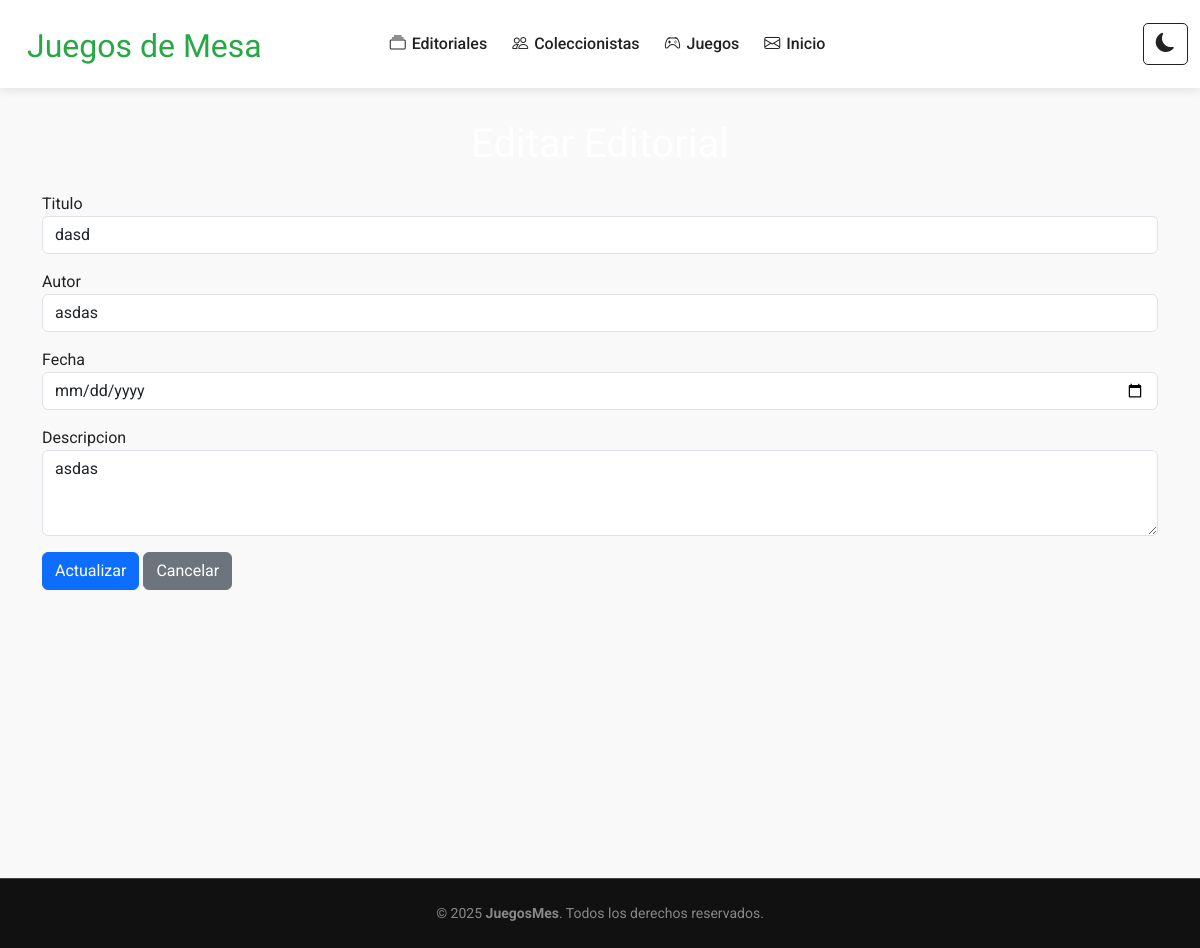
The page /editorial/3/editar/ on the database its author committed.
### Aplicaciones/Editorial/models.py (models this page shows, shortened)
class Editorial(models.Model):
    titulo = models.CharField(max_length=200)
    autor = models.CharField(max_length=100)
    fecha = models.DateField()
    descripcion = models.TextField()

### Aplicaciones/Editorial/views.py (the view)
# urls.py: path('<int:id>/editar/', views.editarEditorial, name='editar_editorial'),
def editarEditorial(request, id):
    editorial = get_object_or_404(Editorial, id=id)
    if request.method == "POST":
        form = EditorialForm(request.POST, instance=editorial)
        if form.is_valid():
            form.save()
            messages.success(request, "Editorial editada correctamente.")
            return redirect('lista_editorial')
        else:
            return render(request, 'editorial/editar.html', {'form': form, 'editorial': editorial})
    else:
        form = EditorialForm(instance=editorial)
        return render(request, 'editorial/editar.html', {'form': form, 'editorial': editorial})

### Aplicaciones/Editorial/forms.py
class EditorialForm(forms.ModelForm):
    class Meta:
        model = Editorial
        fields = ['titulo', 'autor', 'fecha', 'descripcion']
        widgets = {
            'titulo': forms.TextInput(attrs={'class': 'form-control', 'required': True}),
            'autor': forms.TextInput(attrs={'class': 'form-control', 'required': True}),
            'fecha': forms.DateInput(attrs={'class': 'form-control', 'type': 'date', 'required': True}),
            'descripcion': forms.Textarea(attrs={'class': 'form-control', 'rows': 3, 'required': True}),
        }

### Aplicaciones/Editorial/templates/editorial/editar.html (shortened to what this page needs)
{% extends 'plantilla.html' %}
{% block contenido %}
<div class="container mt-4">
    <h1 class="text-center mb-4">Editar Editorial</h1>
    <form action="{% url 'editar_editorial' editorial.id %}" method="post" novalidate>
        {% for field in form %}
            <div class="mb-3">
                <label for="{{ field.id_for_label }}">{{ field.label }}</label>
                {{ field }}
            </div>
        {% endfor %}
        <button type="submit" class="btn btn-primary">Actualizar</button>
        <a href="{% url 'lista_editorial' %}" class="btn btn-secondary">Cancelar</a>
    </form>
</div>
{% endblock %}

### static/photofolio/assets/css/main.css (style rules this page uses)
:root { --default-font: "Roboto", system-ui, -apple-system, "Segoe UI", Roboto, "Helvetica Neue", Arial, "Noto Sans", "Liberation Sans", sans-serif, "Apple Color Emoji", "Segoe UI Emoji", "Segoe UI Symbol", "Noto Color Emoji"; --heading-font: "Cardo", sans-serif; --nav-font: "Inter", sans-serif; }
:root { --background-color: #000000; --default-color: #fafafa; --heading-color: #ffffff; --accent-color: #27a776; --surface-color: #1a1a1a; --contrast-color: #ffffff; }
:root { --nav-color: rgba(255, 255, 255, 0.5); --nav-hover-color: #ffffff; --nav-mobile-background-color: #1a1a1a; --nav-dropdown-background-color: #1a1a1a; --nav-dropdown-color: rgba(255, 255, 255, 0.5); --nav-dropdown-hover-color: #ffffff; }
:root { scroll-behavior: smooth; }
body { color: var(--default-color); background-color: var(--background-color); font-family: var(--default-font); }
a { color: var(--accent-color); text-decoration: none; transition: 0.3s; }
h1, h2, h3, h4, h5, h6 { color: var(--heading-color); font-family: var(--heading-font); }

### templates/plantilla.html (style rules this page uses)
body { background-color: #f9f9f9; color: #222; font-family: 'Roboto', sans-serif; transition: background-color 0.3s, color 0.3s; }

### rows shown on the page
Editorial: form "dasd" "asdas" "asdas"

### other values the page prints
{{ field.label }} "Titulo" "Autor" "Fecha" "Descripcion"
